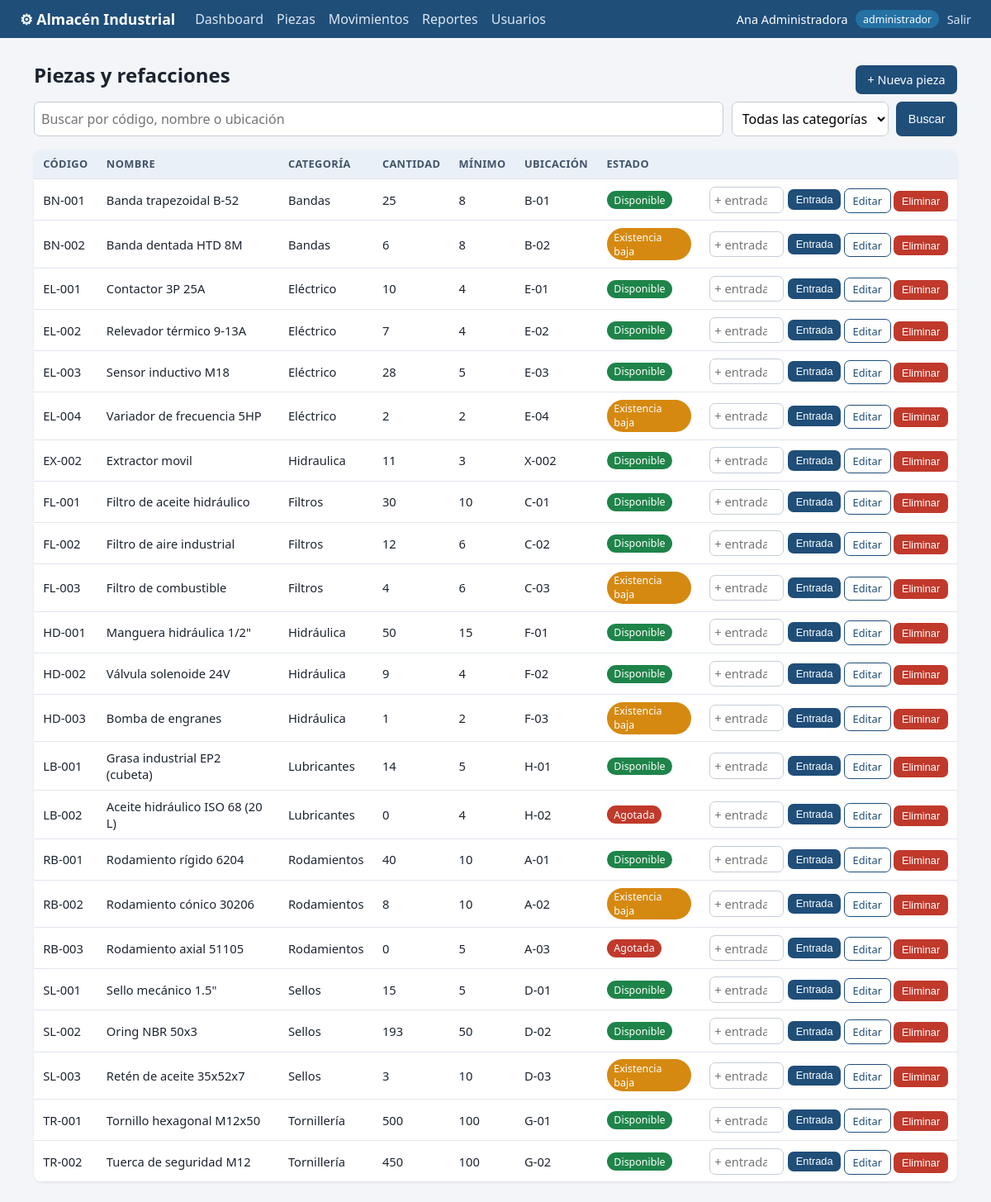
/piezas (signed in), run on the app's committed database.
### tables this page shows
CREATE TABLE piezas(
  id INTEGER PRIMARY KEY AUTOINCREMENT,
  codigo TEXT NOT NULL UNIQUE,
  nombre TEXT NOT NULL,
  categoria TEXT NOT NULL,
  cantidad INTEGER NOT NULL DEFAULT 0 CHECK(cantidad >= 0),
  minimo INTEGER NOT NULL DEFAULT 5,
  ubicacion TEXT NOT NULL
);

### app.py (the view)
@app.route("/piezas")
@login_required()
def piezas():
    q = request.args.get("q", "").strip()
    cat = request.args.get("categoria", "")
    sql, params = "SELECT * FROM piezas WHERE (codigo LIKE ? OR nombre LIKE ? OR ubicacion LIKE ?)", [f"%{q}%"] * 3
    if cat:
        sql += " AND categoria=?"
        params.append(cat)
    lista = db().execute(sql + " ORDER BY codigo", params).fetchall()
    cats = [r[0] for r in db().execute("SELECT DISTINCT categoria FROM piezas ORDER BY 1")]
    return render_template("piezas.html", piezas=lista, q=q, cat=cat, cats=cats)

### app.py (called while the page is built)
def db():
    if "db" not in g:
        g.db = sqlite3.connect(DB)
        g.db.row_factory = sqlite3.Row
        g.db.execute("PRAGMA foreign_keys = ON")
    return g.db

def login_required(*roles):
    def deco(f):
        @wraps(f)
        def wrapper(*a, **k):
            if "uid" not in session:
                return redirect(url_for("login"))
            if roles and session["rol"] not in roles:
                abort(403)
            return f(*a, **k)
        return wrapper
    return deco

### templates/piezas.html (shortened to what this page needs)
{% extends "base.html" %}
{% from "_macros.html" import estado %}
{% block content %}
<div class="bar"><h1>Piezas y refacciones</h1>
  {% if session.rol == 'administrador' %}<a class="btn" href="{{ url_for('pieza_nueva') }}">+ Nueva pieza</a>{% endif %}</div>
<form class="filters" method="get">
  <input name="q" value="{{ q }}" placeholder="Buscar por código, nombre o ubicación">
  <select name="categoria">
    <option value="">Todas las categorías</option>
  </select>
  <button class="btn">Buscar</button>
</form>
<table>
  <tr><th>Código</th><th>Nombre</th><th>Categoría</th><th>Cantidad</th><th>Mínimo</th><th>Ubicación</th><th>Estado</th><th></th></tr>
  {% for p in piezas %}
  <tr>
    <td>{{ p.codigo }}</td><td>{{ p.nombre }}</td><td>{{ p.categoria }}</td><td>{{ p.cantidad }}</td>
    <td>{{ p.minimo }}</td><td>{{ p.ubicacion }}</td><td>{{ estado(p) }}</td>
    <td class="actions">
      {% if session.rol == 'tecnico' and p.cantidad > 0 %}
        <a class="btn small" href="{{ url_for('solicitud_nueva', pieza=p.id) }}">Solicitar</a>
      {% elif session.rol == 'administrador' %}
        <form method="post" action="{{ url_for('pieza_entrada', pid=p.id) }}" class="inline">
          <input type="number" name="cantidad" min="1" placeholder="+ entrada" required>
          <button class="btn small">Entrada</button>
        </form>
        <a class="btn small ghost" href="{{ url_for('pieza_editar', pid=p.id) }}">Editar</a>
        <form method="post" action="{{ url_for('pieza_eliminar', pid=p.id) }}" class="inline"
              onsubmit="return confirm('¿Eliminar {{ p.codigo }}? Se borrará también su historial.')">
          <button class="btn small danger">Eliminar</button>
        </form>
      {% endif %}
    </td>
  </tr>
  {% else %}<tr><td colspan="8" class="muted">No se encontraron piezas.</td></tr>{% endfor %}
</table>
{% endblock %}

### templates/_macros.html (shortened to what this page needs)
{% macro estado(p) %}
  {% if p.cantidad == 0 %}<span class="tag red">Agotada</span>
  {% elif p.cantidad <= p.minimo %}<span class="tag amber">Existencia baja</span>
  {% else %}<span class="tag green">Disponible</span>{% endif %}
{% endmacro %}

### static/style.css (style rules this page uses)
:root { --bg:#f3f5f8;--card:#fff;--ink:#1c2430;--muted:#6b7686;--line:#e1e6ee;--brand:#1f4e79;--red:#c0392b;--amber:#d68910;--green:#1e8449;--blue:#2471a3 }
* { box-sizing:border-box }
body { margin:0;font-family:system-ui,Segoe UI,Roboto,sans-serif;background:var(--bg);color:var(--ink) }
h1 { margin:.2rem 0 1rem;font-size:1.5rem }
.bar { display:flex;justify-content:space-between;align-items:center;flex-wrap:wrap;gap:.5rem }
table { width:100%;border-collapse:collapse;background:var(--card);border-radius:10px;overflow:hidden;box-shadow:0 1px 3px #0001;font-size:.92rem }
th,td { padding:.55rem .7rem;text-align:left;border-bottom:1px solid var(--line);vertical-align:middle }
th { background:#eaf0f7;font-size:.8rem;text-transform:uppercase;letter-spacing:.03em;color:#43536a }
.tag { display:inline-block;padding:.15rem .55rem;border-radius:999px;font-size:.78rem;color:#fff;background:var(--muted) }
.tag.red { background:var(--red) }
.tag.amber { background:var(--amber) }
.tag.green { background:var(--green) }
.btn { display:inline-block;background:var(--brand);color:#fff;border:0;border-radius:7px;padding:.5rem .9rem;font-size:.9rem;cursor:pointer;text-decoration:none }
.btn.small { padding:.3rem .6rem;font-size:.8rem }
.btn.ghost { background:#fff;color:var(--brand);border:1px solid var(--brand) }
.btn.danger { background:var(--red) }
.actions { white-space:nowrap }
.inline { display:inline-flex;gap:.3rem;align-items:center;margin:0 }
.inline input { width:90px;padding:.3rem }
input,select,textarea { font:inherit;padding:.5rem;border:1px solid #c5cdd9;border-radius:7px;width:100%;background:#fff }
.filters { display:flex;gap:.6rem;margin-bottom:1rem;flex-wrap:wrap }
.filters input { flex:1;min-width:220px }
.filters select { width:auto }

### data on the page
piezas: codigo "BN-001", nombre "Banda trapezoidal B-52", categoria "Bandas", cantidad "25", minimo "8", ubicacion "B-01", shows "Disponible"
piezas: codigo "BN-002", nombre "Banda dentada HTD 8M", categoria "Bandas", cantidad "6", minimo "8", ubicacion "B-02", shows "Existencia baja"
piezas: codigo "EL-001", nombre "Contactor 3P 25A", categoria "Eléctrico", cantidad "10", minimo "4", ubicacion "E-01", shows "Disponible"
piezas: codigo "EL-002", nombre "Relevador térmico 9-13A", categoria "Eléctrico", cantidad "7", minimo "4", ubicacion "E-02", shows "Disponible"
piezas: codigo "EL-003", nombre "Sensor inductivo M18", categoria "Eléctrico", cantidad "28", minimo "5", ubicacion "E-03", shows "Disponible"
piezas: codigo "EL-004", nombre "Variador de frecuencia 5HP", categoria "Eléctrico", cantidad "2", minimo "2", ubicacion "E-04", shows "Existencia baja"
piezas: codigo "EX-002", nombre "Extractor movil", categoria "Hidraulica", cantidad "11", minimo "3", ubicacion "X-002", shows "Disponible"
piezas: codigo "FL-001", nombre "Filtro de aceite hidráulico", categoria "Filtros", cantidad "30", minimo "10", ubicacion "C-01", shows "Disponible"
piezas: codigo "FL-002", nombre "Filtro de aire industrial", categoria "Filtros", cantidad "12", minimo "6", ubicacion "C-02", shows "Disponible"
piezas: codigo "FL-003", nombre "Filtro de combustible", categoria "Filtros", cantidad "4", minimo "6", ubicacion "C-03", shows "Existencia baja"
piezas: codigo "HD-001", nombre "Manguera hidráulica 1/2\"", categoria "Hidráulica", cantidad "50", minimo "15", ubicacion "F-01", shows "Disponible"
piezas: codigo "HD-002", nombre "Válvula solenoide 24V", categoria "Hidráulica", cantidad "9", minimo "4", ubicacion "F-02", shows "Disponible"
piezas: codigo "HD-003", nombre "Bomba de engranes", categoria "Hidráulica", cantidad "1", minimo "2", ubicacion "F-03", shows "Existencia baja"
piezas: codigo "LB-001", nombre "Grasa industrial EP2 (cubeta)", categoria "Lubricantes", cantidad "14", minimo "5", ubicacion "H-01", shows "Disponible"
piezas: codigo "LB-002", nombre "Aceite hidráulico ISO 68 (20 L)", categoria "Lubricantes", cantidad "0", minimo "4", ubicacion "H-02", shows "Agotada"
piezas: codigo "RB-001", nombre "Rodamiento rígido 6204", categoria "Rodamientos", cantidad "40", minimo "10", ubicacion "A-01", shows "Disponible"
piezas: codigo "RB-002", nombre "Rodamiento cónico 30206", categoria "Rodamientos", cantidad "8", minimo "10", ubicacion "A-02", shows "Existencia baja"
piezas: codigo "RB-003", nombre "Rodamiento axial 51105", categoria "Rodamientos", cantidad "0", minimo "5", ubicacion "A-03", shows "Agotada"
piezas: codigo "SL-001", nombre "Sello mecánico 1.5\"", categoria "Sellos", cantidad "15", minimo "5", ubicacion "D-01", shows "Disponible"
piezas: codigo "SL-002", nombre "Oring NBR 50x3", categoria "Sellos", cantidad "193", minimo "50", ubicacion "D-02", shows "Disponible"
piezas: codigo "SL-003", nombre "Retén de aceite 35x52x7", categoria "Sellos", cantidad "3", minimo "10", ubicacion "D-03", shows "Existencia baja"
piezas: codigo "TR-001", nombre "Tornillo hexagonal M12x50", categoria "Tornillería", cantidad "500", minimo "100", ubicacion "G-01", shows "Disponible"
piezas: codigo "TR-002", nombre "Tuerca de seguridad M12", categoria "Tornillería", cantidad "450", minimo "100", ubicacion "G-02", shows "Disponible"

### other printed values
{{ session.nombre }} "Ana Administradora"
{{ session.rol }} "administrador"
